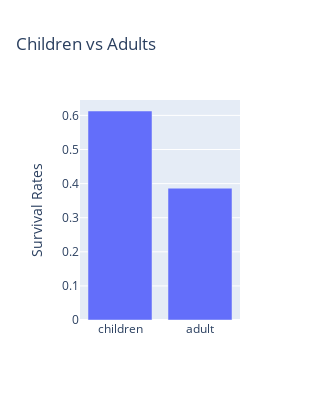

The code cell stored with this chart in its notebook:
### Code cell
# Print normalized Survival Rates for passengers under 10
children = titanic_df1['Survived'][titanic_df1['Child'] == 1].value_counts(normalize = True)

# Print normalized Survival Rates for passengers 10 or older
adult = titanic_df1['Survived'][titanic_df1['Child'] == 0].value_counts(normalize = True)

# Plot survival of children vs adults
x0=['children', 'adult']
y0=[children[1], adult[1]]

data = [go.Bar(
        x=x0,
        y=y0
    )]
layout = go.Layout(autosize = False, width = 300, height = 400,
              yaxis = dict(title = 'Survival Rates'),
              title = 'Children vs Adults')
fig6 = go.Figure(data = data, layout = layout)
fig6.show()

### Figure 1 — Plotly figure (JSON) as saved in the notebook; plotly's stock layout.template omitted (floating-point values rounded to 4 significant figures)
{"data": [{"type": "bar", "x": ["children", "adult"], "y": [0.6129, 0.3865]}], "layout": {"autosize": false, "height": 400, "title": {"text": "Children vs Adults"}, "width": 300, "yaxis": {"title": {"text": "Survival Rates"}}}}
